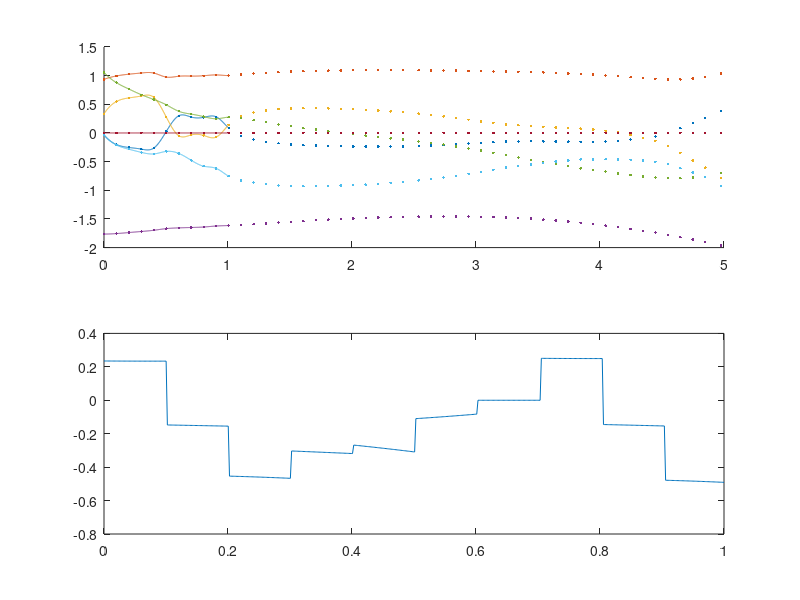

The MATLAB source for this figure:
close all; clear all;

input_data = load('test_traj.mat', 'joints_over_time', 'ball_pt_vel', 'est_joint_times', 'iiwa');

data_x = input_data.joints_over_time;

data_t = input_data.est_joint_times;

eval_pts = linspace(0,1,size(data_x,1) * 10);

basic_spline = spline(data_t, data_x');
basic_spline_dt = fnder(basic_spline,1);

pos = ppval(basic_spline, eval_pts);
vel = ppval(basic_spline_dt, eval_pts);

figure;
subplot(2,1,1);
hold on;
plot(eval_pts, pos);
plot(data_t, data_x, '.');
hold off;
subplot(2,1,2);
plot(eval_pts,vel);

%%%%%%%%%%%%%%%%%%%%%%%





